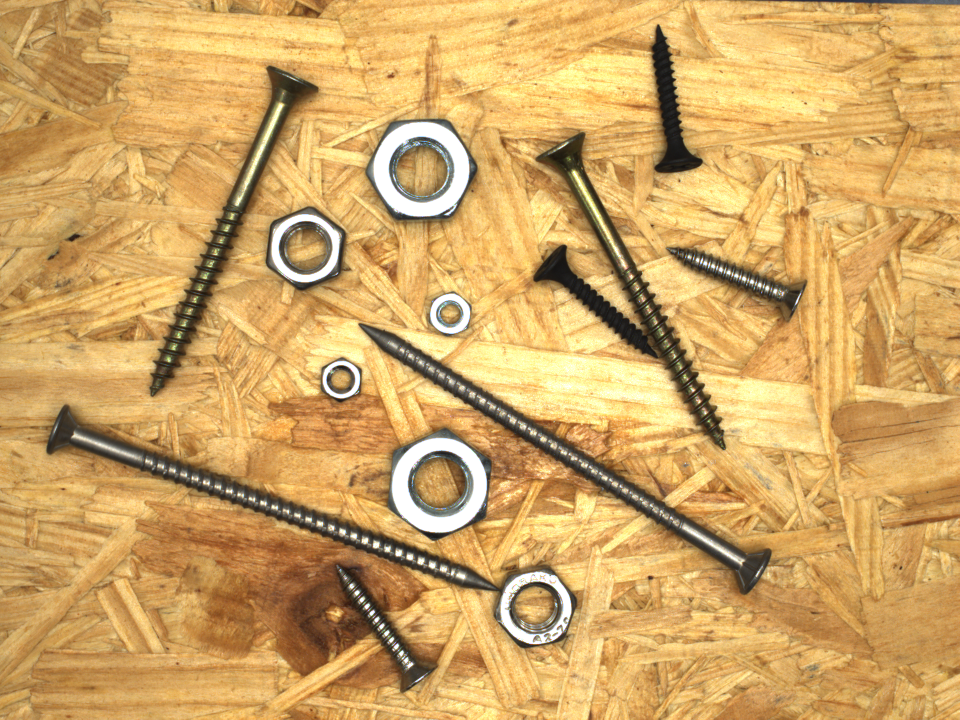
#> input picture Code/test_data/screws_375.png, 1920 x 1440 px (shown at 1/2 size)
$ jupyter execute watershed.ipynb   (shell and % lines are left out)
#> lines starting #> are read from the running program, lines starting #| are printed output that depends on the picture; after the words box and inside, x2 and y2 are one past the last pixel; in counts of white or black regions, pixels touching at a corner belong together; long printed decimals are rounded
[cell 1]
import matplotlib.pyplot as plt   #We use matplotlib library for plotting
import matplotlib.image as mpimg
import matplotlib.colors as clr
import numpy as np                # Numpy library for math implementations
import cv2 as cv                  # Opencv library for different computer vision implementations

'''Some pre-adjustnments to plot images in a acceptable size.'''
plt.rcParams['figure.figsize'] = [12, 8]
plt.rcParams['figure.dpi'] = 100

[cell 2]
'''Read images and convert them to proper type using OpenCV functions'''

img = cv.imread("test_data/screws_375.png")
#> img is the input picture: shape (1440, 1920, 3); mean B, G, R 100, 165.8, 208
img_rgb = cv.cvtColor(img, cv.COLOR_BGR2RGB)
img_rgb= cv.resize(img_rgb, (480, 360))
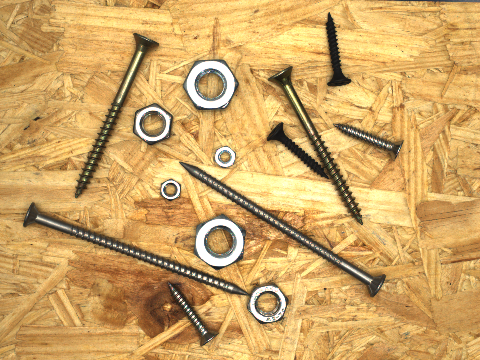
#> img_rgb: shape (360, 480, 3); mean R, G, B 208, 166, 100.2
gray = cv.cvtColor(img_rgb, cv.COLOR_RGB2GRAY)
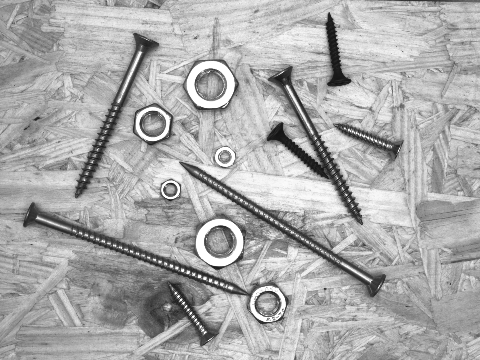
#> gray: shape (360, 480); min 17, max 255, mean 171.1
gray = cv.medianBlur(gray,3)
fig, axs = plt.subplots(1,1)
axs.imshow(img_rgb)
axs.set_title('Original Image from Mvtec screws v1.0 dataset')

[cell 3]
hist,bins = np.histogram(img_rgb.flatten(),256,[0,256])
#> hist = 256 values, max 38161 at index 255, min 0 at index 0, mean 2025; bins = 257 values from 0 to 256

cdf = hist.cumsum()
#> cdf = 256 values from 0 to 518400
cdf_normalized = cdf * hist.max()/ cdf.max()
#> cdf_normalized = 256 values from 0 to 38161

plt.plot(cdf_normalized, color = 'b')
plt.hist(img_rgb.flatten(),256,[0,256], color = 'r')
plt.xlim([0,256])
plt.legend(('cdf','histogram'), loc = 'upper left')
plt.show()
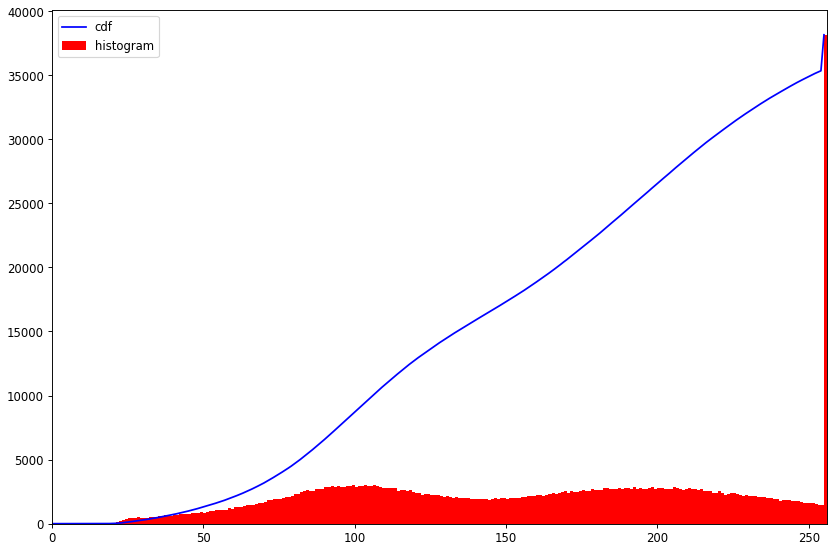
#> figure drawn by matplotlib, 1 panel; tallest bar 38161 high, from x = 255 to 256; curve peaks at x = 255, y = 38161

[cell 4]
ret, thresh = cv.threshold(gray,250,255,cv.THRESH_BINARY_INV)
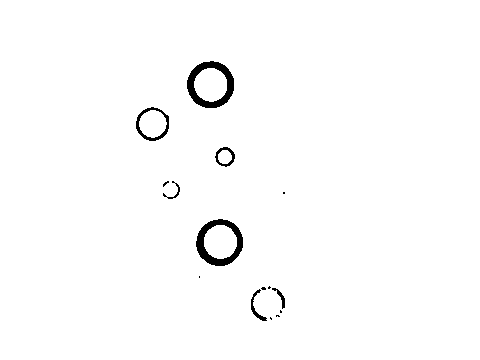
#> thresh: shape (360, 480); 98.6% white; 15 black regions (8 under 20 px), largest, box (x1, y1, x2, y2) and area: (187, 61, 234, 108) 862, (196, 219, 243, 266) 830, (136, 107, 169, 141) 284
kernel = np.ones((1,1),np.uint8)
plt.imshow(thresh, cmap = 'gray')

[cell 5]
# noise removal
kernel = np.ones((3,3),np.uint8)
opening = cv.morphologyEx(thresh,cv.MORPH_OPEN,kernel, iterations = 2)
#> opening: shape (360, 480); 98.6% white; 10 black regions (4 under 20 px), largest, box (x1, y1, x2, y2) and area: (187, 61, 234, 108) 862, (196, 219, 243, 266) 830, (136, 107, 169, 141) 291, (251, 286, 285, 321) 245, (215, 147, 235, 167) 140, (163, 181, 180, 199) 81
kernel = np.ones((1,1),np.uint8)
closing = cv.morphologyEx(opening,cv.MORPH_DILATE,kernel, iterations = 1)

fig, axs = plt.subplots(1,2)
axs[0].imshow(thresh, cmap = 'gray') #, clim = (220,250))
axs[0].set_title('Thresh')
axs[1].imshow(opening, cmap = 'gray')
axs[1].set_title('Opening')

# sure background area
kernel = np.ones((3,3),np.uint8)
sure_bg = cv.dilate(opening,kernel,iterations=4)
#> sure_bg: shape (360, 480); every value is 255

fig, axs = plt.subplots(1,2)
axs[0].imshow(opening, cmap = 'gray') #, clim = (220,250))
axs[0].set_title('Opening')
axs[1].imshow(sure_bg, cmap = 'gray')
axs[1].set_title('Sure Background')

# Finding sure foreground area
dist_transform = cv.distanceTransform(closing,cv.DIST_L2,5)
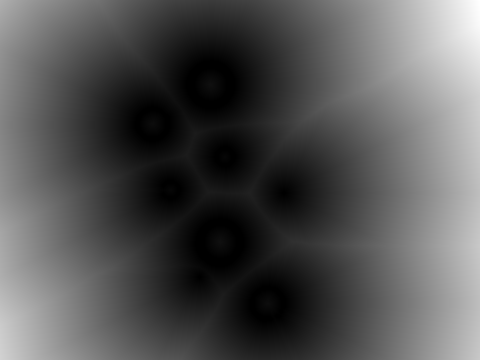
#> dist_transform: shape (360, 480) float32; min 0, max 261.4, mean 87; drawn with min black and max white
print(dist_transform.max())
#| 261.358
ret, sure_fg = cv.threshold(dist_transform,0.008*dist_transform.max(),255,0)
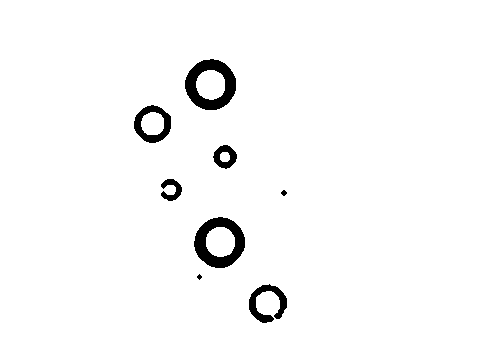
#> sure_fg: shape (360, 480) float32; 97.4% white; 8 black regions (1 under 20 px), largest, box (x1, y1, x2, y2) and area: (185, 59, 236, 110) 1318, (194, 217, 245, 268) 1286, (134, 105, 171, 143) 633
#> ret = 2.09

fig, axs = plt.subplots(1,2)
axs[0].imshow(dist_transform, cmap = 'gray') #, clim = (220,250))
axs[0].set_title('Distance Transform')
axs[1].imshow(sure_fg, cmap = 'gray')
axs[1].set_title('Sure Foreground')

# Finding unknown region
sure_fg = np.uint8(sure_fg)
unknown = cv.subtract(sure_bg,sure_fg)
unknown = cv.morphologyEx(unknown,cv.MORPH_ERODE,kernel, iterations = 1)
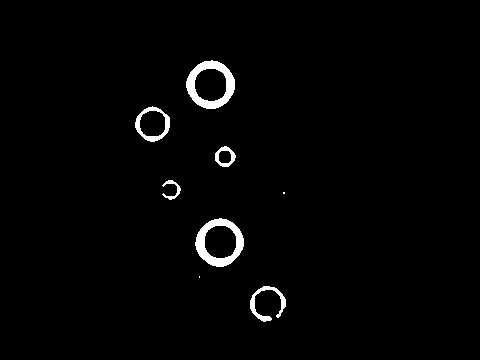
#> unknown: shape (360, 480); 1.8% white; 8 white regions (2 under 20 px)

fig, axs = plt.subplots(1,2)
axs[0].imshow(opening, cmap = 'gray') #, clim = (220,250))
axs[0].set_title('Opening')
axs[1].imshow(unknown, cmap = 'gray')
axs[1].set_title('Unknown area')

[cell 6]
fig, axs = plt.subplots(1,2)
axs[0].imshow(opening, cmap = 'gray') #, clim = (220,250))
axs[0].set_title('Original Binary Image')
axs[1].imshow(dist_transform, cmap = 'gray')
axs[1].set_title('Distance Transform')

[cell 7]
copy = img_rgb.copy()
size = (np.max(unknown))/16
#> size = 15.94
circles = cv.HoughCircles(unknown, cv.HOUGH_GRADIENT, 1.4, size, param1=300, param2=31, minRadius=0,maxRadius=70)
#> circles = [[210.7, 84.7, 23.66], [220.5, 241.5, 16.66], [269.5, 300.3, 16.1], [150.5, 122.5, 15.82], [224.7, 157.5, 10.22], [171.5, 189.7, 8.68]]
num = len(circles[0])
#> num = 6
print(len(circles[0]))
#| 6
if circles is not None:
    circles = np.round(circles[0, :]).astype("int")
#> circles = [[211, 85, 24], [220, 242, 17], [270, 300, 16], [150, 122, 16], [225, 158, 10], [172, 190, 9]]

    for (x, y, r) in circles:
        cv.circle(copy, (x, y), r, (0, 0, 255), 2)
        cv.rectangle(copy, (x - 3, y - 3), (x + 3, y + 3), (0, 128, 255), -1)
#> this loop made 6 passes
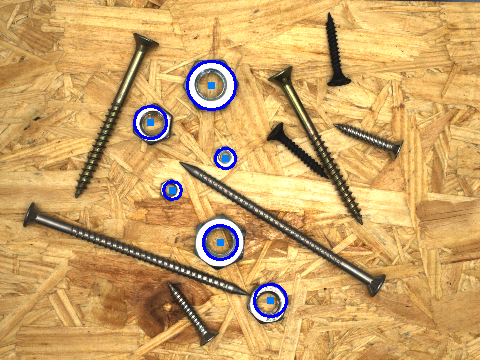
#> copy: shape (360, 480, 3); 1.2% of pixels changed, all inside (x1, y1, x2, y2) = (133, 60, 288, 318)

fig, axs = plt.subplots(1,2)
axs[0].imshow(img_rgb) #, clim = (220,250))
axs[0].set_title('Original image')
axs[1].imshow(copy)
axs[1].set_title('Blur + Morph + Threshold')

[cell 8]
fidelity = False
fidelityValue = 1.7

copy1 = img_rgb.copy()
c, h = cv.findContours(unknown, cv.RETR_TREE, cv.CHAIN_APPROX_NONE)
#> c = 12 contours, 2 with area under 20; largest, box (x1, y1, x2, y2) and area: (186, 60, 235, 109) 1750, (195, 218, 244, 267) 1724, (135, 106, 170, 142) 878, (204, 225, 237, 259) 873, (194, 68, 227, 102) 868; h = [[1, -1, -1, -1], [2, 0, -1, -1], [4, 1, 3, -1], [-1, -1, -1, 2], [5, 2, -1, -1], [6, 4, -1, -1], [8, 5, 7, -1], [-1, -1, -1, 6], [10, 6, 9, -1], [-1, -1, -1, 8], [-1, 8, 11, -1], [-1, -1, -1, 10]]
fidelityRange = 0
if fidelity:
    maxArea = .0
    for i in c: # With images it is convenient to know the greater area
        area = cv.contourArea(i)
        if area > maxArea:
            maxArea = area
    fidelityRange = maxArea - (maxArea * fidelityValue) # If objects have same size it prevents false detection

totalContours = 0

br = []
for i in range(len(c)):
    if h[0][i][3] == -1 and cv.contourArea(c[i]) >= fidelityRange:
        totalContours += 1
        approx = cv.approxPolyDP(c[i], 3, True)
        br.append(cv.boundingRect(approx))
#> this loop made 12 passes
#> approx on passes 2, 5: [[199, 276]], [[283, 192]]
#> after the loop, br = [(250, 286, 36, 36), (199, 276, 1, 1), (195, 218, 49, 49), (283, 192, 1, 1), (162, 180, 19, 20), (215, 146, 21, 21), (135, 106, 35, 36), (186, 60, 49, 49)]; totalContours = 8
for b in br:
    cv.rectangle(copy1, (b[0], b[1]), (b[0] + b[2], b[1] + b[3]), (255, 0, 0), 3)
#> this loop made 8 passes
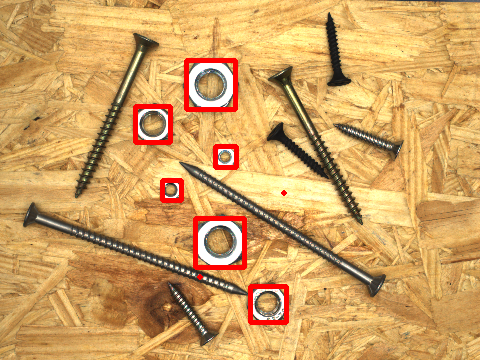
#> copy1: shape (360, 480, 3); 2.42% of pixels changed, all inside (x1, y1, x2, y2) = (133, 58, 289, 325)

print(totalContours)
#| 8

fig, axs = plt.subplots(1,2)
axs[0].imshow(img_rgb) #, clim = (220,250))
axs[0].set_title('Original image')
axs[1].imshow(copy1)
axs[1].set_title('Blur + Morph + Threshold')

$ run again, with Code/test_data/screws_006.png copied over Code/test_data/screws_375.png
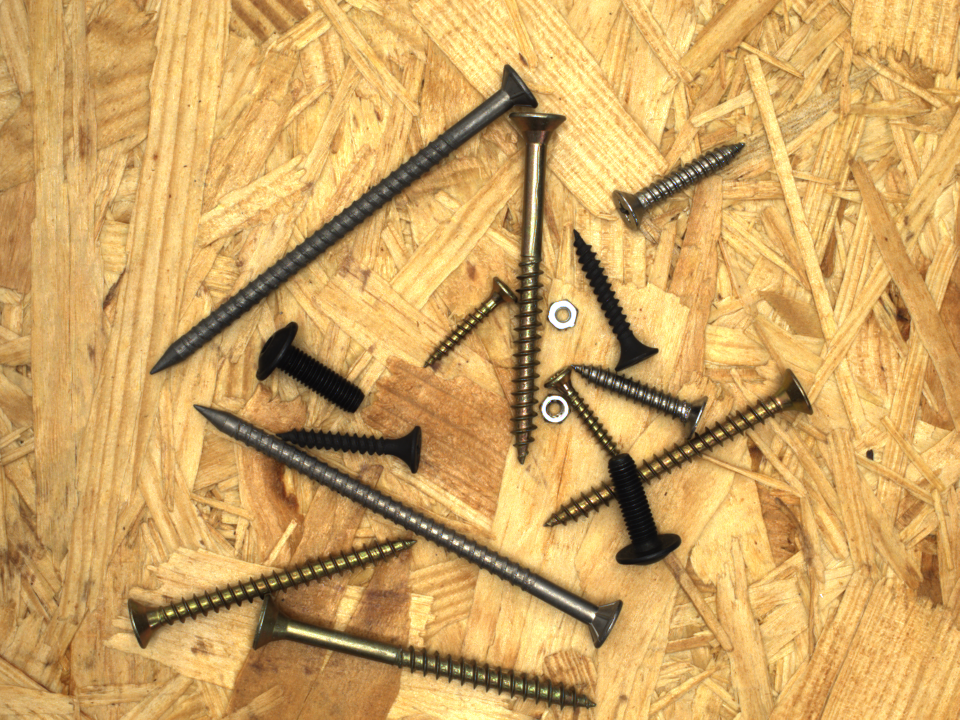
#> input picture Code/test_data/screws_006.png, 1920 x 1440 px (shown at 1/2 size)
#> img is the input picture: shape (1440, 1920, 3); mean B, G, R 98.1, 165.2, 207.6
#> hist = 256 values, max 33596 at index 255, min 0 at index 0, mean 2025; bins = 257 values from 0 to 256
#> cdf = 256 values from 0 to 518400
#> cdf_normalized = 256 values from 0 to 33596
#> `ret, thresh = cv.threshold(gray,250,255,cv.THRESH_BINARY_INV)`:
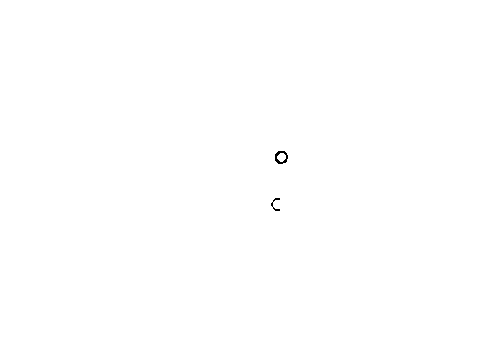
#> thresh: shape (360, 480); 99.9% white; black in thin lines or dots, all inside (x1, y1, x2, y2) = (271, 151, 288, 211)
#> sure_bg: shape (360, 480); every value is 255
#| 312.025
#> ret = 2.5
#> size = 15.94
#> circles = None
#> c = 3 contours; box (x1, y1, x2, y2) and area: (274, 150, 289, 165) 159, (270, 197, 281, 212) 57, (278, 154, 285, 161) 34; h = [[1, -1, -1, -1], [-1, 0, 2, -1], [-1, -1, -1, 1]]
#> the loop `for i in range(len(c)):` made 3 passes
#> (totalContours, approx) on pass 2: (2, [[278, 150], [274, 160], [285, 163], [287, 153]])
#> after the loop `for i in range(len(c)):`: br = [(270, 197, 11, 15), (274, 150, 14, 14)]; totalContours = 2
#> the loop `for b in br:` made 2 passes
#> after the loop `for b in br:`:
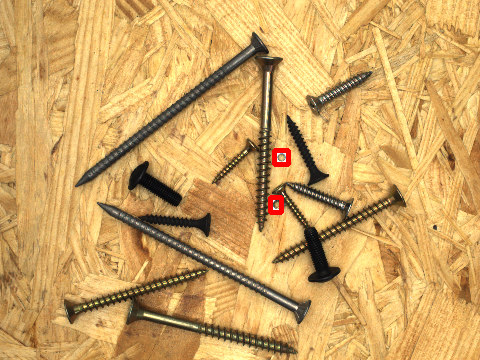
#> copy1: shape (360, 480, 3); mean R, G, B 207.8, 164.9, 97.8
#| 2

$ run again, with Code/test_data/screws_009.png copied over Code/test_data/screws_375.png
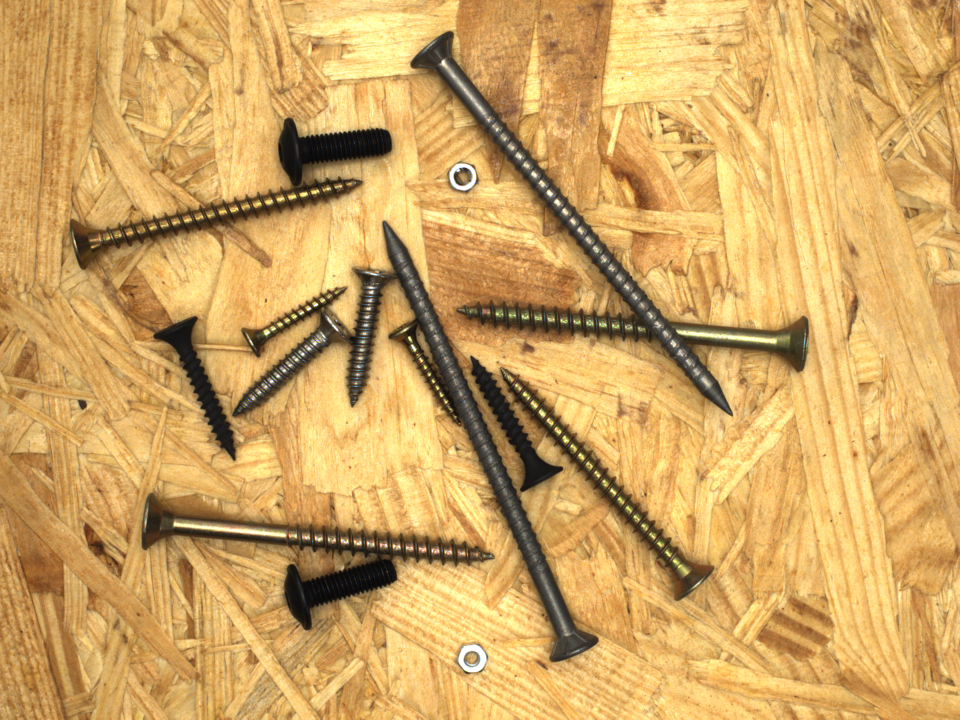
#> input picture Code/test_data/screws_009.png, 1920 x 1440 px (shown at 1/2 size)
#> img is the input picture: shape (1440, 1920, 3); mean B, G, R 98.2, 165.4, 208
#> hist = 256 values, max 35910 at index 255, min 0 at index 0, mean 2025; bins = 257 values from 0 to 256
#> cdf = 256 values from 0 to 518400
#> cdf_normalized = 256 values from 0 to 35910
#> `ret, thresh = cv.threshold(gray,250,255,cv.THRESH_BINARY_INV)`:
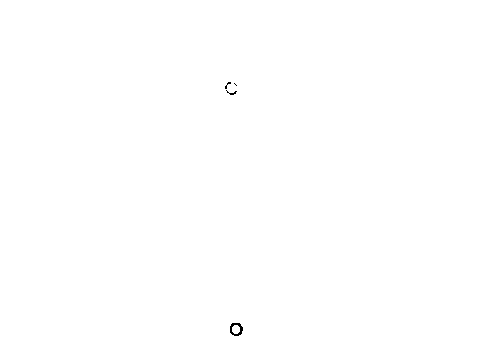
#> thresh: shape (360, 480); 99.9% white; black in thin lines or dots, all inside (x1, y1, x2, y2) = (225, 82, 243, 336)
#> sure_bg: shape (360, 480); every value is 255
#| 264.640
#> ret = 2.12
#> size = 15.94
#> circles = None
#> c = 3 contours; box (x1, y1, x2, y2) and area: (229, 322, 244, 337) 144, (224, 81, 237, 96) 45, (232, 326, 240, 333) 40; h = [[2, -1, 1, -1], [-1, -1, -1, 0], [-1, 0, -1, -1]]
#> the loop `for i in range(len(c)):` made 3 passes
#> (totalContours, approx) on pass 1: (1, [[233, 322], [229, 331], [237, 336], [243, 328]])
#> after the loop `for i in range(len(c)):`: br = [(229, 322, 15, 15), (224, 81, 13, 15)]; totalContours = 2
#> the loop `for b in br:` made 2 passes
#> after the loop `for b in br:`:
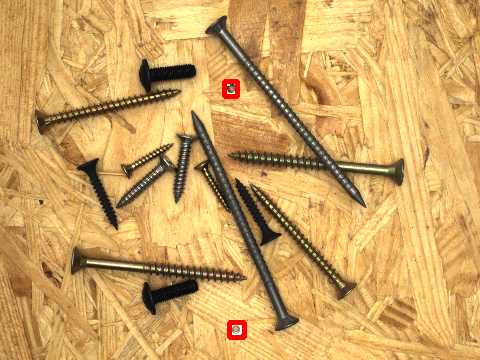
#> copy1: shape (360, 480, 3); mean R, G, B 208.1, 165, 97.9
#| 2
